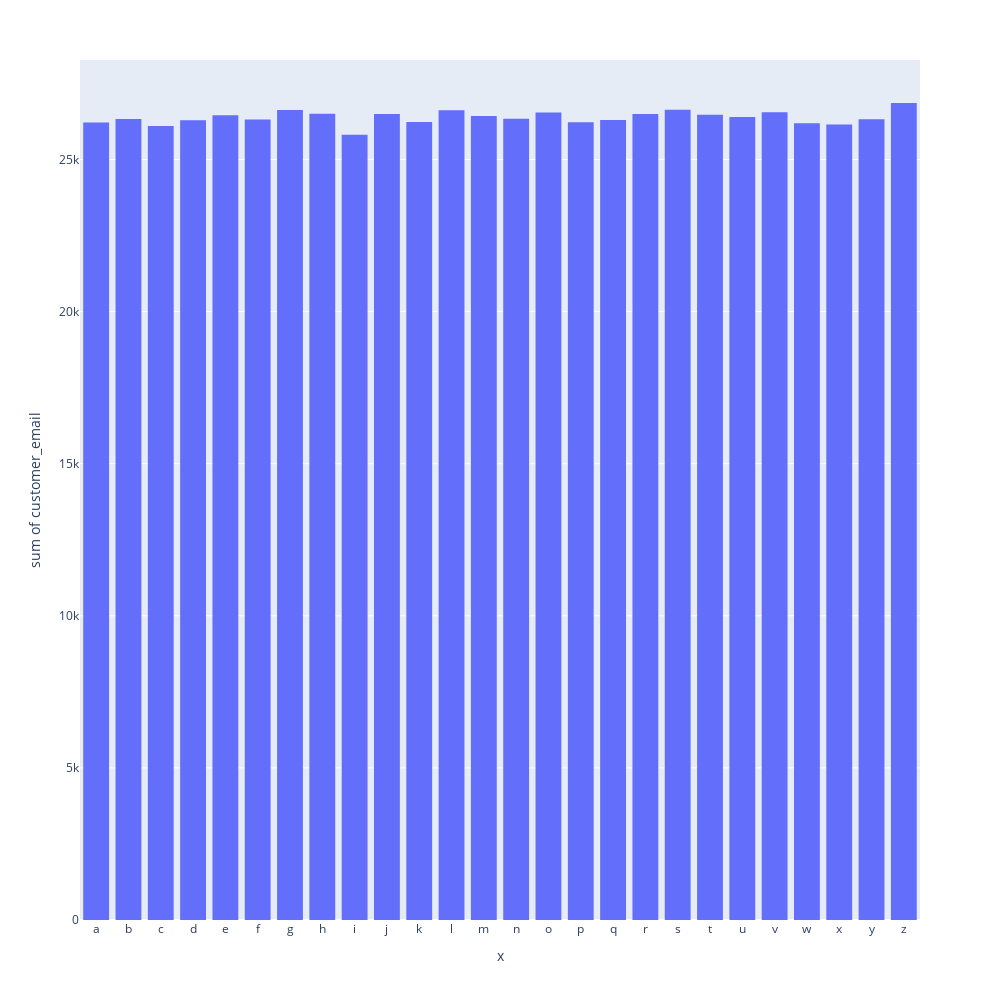

Write notebook code for a chart like this one.
### Code cell
fig = px.histogram(bar_source, x=bar_source.index.astype(str), y='customer_email')
fig.update_layout(width=1000, height=1000)
fig.show()

### Figure 1 — Plotly figure (JSON) as saved in the notebook; plotly's stock layout.template omitted (floating-point values rounded to 4 significant figures)
{"data": [{"alignmentgroup": "True", "bingroup": "x", "histfunc": "sum", "hovertemplate": "x=%{x}<br>sum of customer_email=%{y}<extra></extra>", "legendgroup": "", "marker": {"color": "#636efa", "pattern": {"shape": ""}}, "name": "", "offsetgroup": "", "orientation": "v", "showlegend": false, "type": "histogram", "x": ["a", "b", "c", "d", "e", "f", "g", "h", "i", "j", "k", "l", "m", "n", "o", "p", "q", "r", "s", "t", "u", "v", "w", "x", "y", "z"], "xaxis": "x", "y": [26221, 26328, 26101, 26291, 26453, 26312, 26629, 26506, 25812, 26499, 26235, 26623, 26428, 26340, 26548, 26225, 26302, 26498, 26634, 26469, 26395, 26552, 26196, 26151, 26321, 26858], "yaxis": "y"}], "layout": {"barmode": "relative", "height": 1000, "legend": {"tracegroupgap": 0}, "margin": {"t": 60}, "width": 1000, "xaxis": {"anchor": "y", "domain": [0, 1], "title": {"text": "x"}}, "yaxis": {"anchor": "x", "domain": [0, 1], "title": {"text": "sum of customer_email"}}}}
